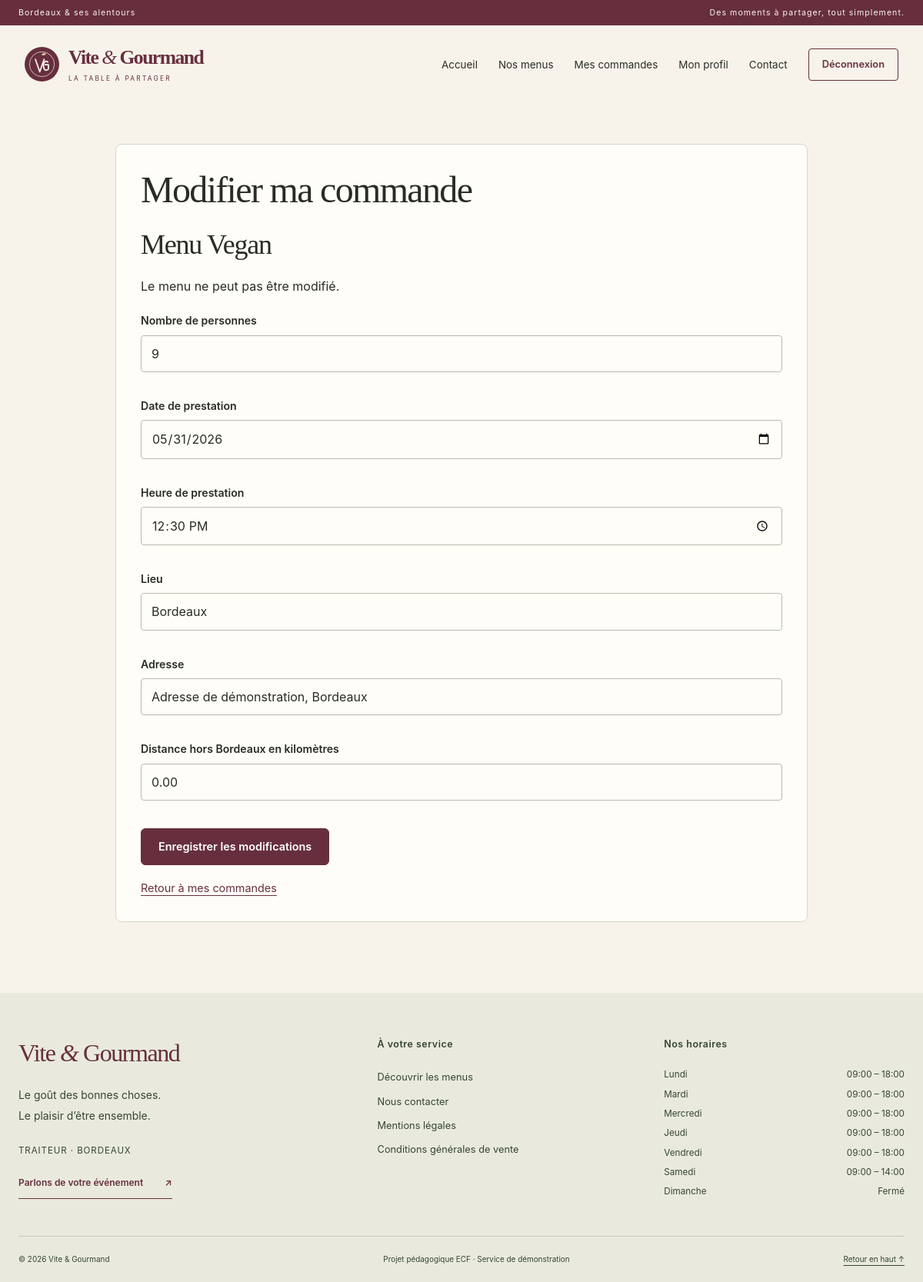
The page /modifier-commande.php?id=2 (signed in) on the database its author committed.
### tables this page shows
CREATE TABLE `commandes` (
    `id` INT NOT NULL AUTO_INCREMENT,

    `user_id` INT NOT NULL,
    `menu_id` INT NOT NULL,

    `nb_personnes` INT NOT NULL,
    `prix_total` DECIMAL(10,2) NOT NULL,

    `date_prestation` DATE DEFAULT NULL,
    `heure_prestation` TIME DEFAULT NULL,
    `lieu_prestation` VARCHAR(255) DEFAULT NULL,
    `adresse_prestation` VARCHAR(255) DEFAULT NULL,

    `distance_km` DECIMAL(10,2) NOT NULL DEFAULT 0,
    `frais_livraison` DECIMAL(10,2) NOT NULL DEFAULT 0,
    `remise_pourcentage` DECIMAL(5,2) NOT NULL DEFAULT 0,

    `statut` VARCHAR(50) NOT NULL DEFAULT 'en attente',

    `mode_contact_annulation` VARCHAR(100) DEFAULT NULL,
    `motif_annulation` TEXT DEFAULT NULL,
    `date_annulation` DATETIME DEFAULT NULL,

    `date_debut_attente_retour` DATETIME DEFAULT NULL,
    `date_retour_materiel` DATETIME DEFAULT NULL,
    `materiel_retourne` TINYINT(1) NOT NULL DEFAULT 0,
    `frais_retard_materiel` DECIMAL(10,2) NOT NULL DEFAULT 0,

    `notification_retard_envoyee` TINYINT(1) NOT NULL DEFAULT 0,
    `date_notification_retard` DATETIME DEFAULT NULL,

    `created_at` TIMESTAMP NOT NULL DEFAULT CURRENT_TIMESTAMP,
    `updated_at` TIMESTAMP NOT NULL DEFAULT CURRENT_TIMESTAMP
        ON UPDATE CURRENT_TIMESTAMP,

    PRIMARY KEY (`id`),

    KEY `idx_commandes_user` (`user_id`),
    KEY `idx_commandes_menu` (`menu_id`),
    KEY `idx_commandes_statut` (`statut`),
    KEY `idx_commandes_created_menu` (`created_at`, `menu_id`),

    CONSTRAINT `fk_commandes_user`
        FOREIGN KEY (`user_id`)
        REFERENCES `users` (`id`),

    CONSTRAINT `fk_commandes_menu`
        FOREIGN KEY (`menu_id`)
        REFERENCES `menus` (`id`)

);

CREATE TABLE `menus` (
    `id` INT NOT NULL AUTO_INCREMENT,
    `titre` VARCHAR(255) NOT NULL,
    `description` TEXT NOT NULL,
    `prix` DECIMAL(10,2) NOT NULL,
    `nb_personnes_min` INT NOT NULL,

    `theme` VARCHAR(100) DEFAULT NULL,
    `regime` VARCHAR(100) DEFAULT NULL,

    `stock_disponible` INT NOT NULL DEFAULT 0,

    `conditions_menu` TEXT DEFAULT NULL,
    `delai_commande_heures` INT DEFAULT NULL,

    `actif` TINYINT(1) NOT NULL DEFAULT 1,

    PRIMARY KEY (`id`)
);

CREATE TABLE `horaires` (
    `id` INT NOT NULL AUTO_INCREMENT,
    `jour` VARCHAR(20) NOT NULL,
    `heure_ouverture` TIME DEFAULT NULL,
    `heure_fermeture` TIME DEFAULT NULL,
    `ferme` TINYINT(1) NOT NULL DEFAULT 0,

    PRIMARY KEY (`id`),
    UNIQUE KEY `jour` (`jour`)
);

### Config/security.php (called while the page is built, shortened)
<?php
function e(mixed $value): string
{
    return htmlspecialchars((string) $value, ENT_QUOTES | ENT_SUBSTITUTE, 'UTF-8');
}

### Public/modifier-commande.php (the view, shortened to what this page needs)
<?php
require_once __DIR__ . '/../Config/database.php';
$id = positiveId($_GET['id'] ?? null);
$userId = (int) $_SESSION['user_id'];
$stmt = $pdo->prepare('SELECT c.*, m.titre, m.nb_personnes_min FROM commandes c JOIN menus m ON m.id = c.menu_id WHERE c.id = ? AND c.user_id = ?');
$stmt->execute([$id, $userId]);
$commande = $stmt->fetch(PDO::FETCH_ASSOC);
$commande['heure_prestation'] = substr($commande['heure_prestation'], 0, 5);
?>
<?php require_once __DIR__ . '/../Templates/layout.php';
renderHeader('Modifier ma commande'); ?>
<section class="content-panel">
    <h1>
        Modifier ma commande
    </h1>
    <h2>
        <?= htmlspecialchars($commande['titre']) ?>
    </h2>
    <p>
        Le menu ne peut pas être modifié.
    </p>
    <form method="POST">
        <label for="nb_personnes">
            Nombre de personnes
        </label>
        <input
            type="number"
            id="nb_personnes"
            name="nb_personnes"
            min="<?= (int) $commande['nb_personnes_min'] ?>"
            value="<?= (int) $commande['nb_personnes'] ?>"
            required
        >
        <label for="date_prestation">
            Date de prestation
        </label>
        <input
            type="date"
            id="date_prestation"
            name="date_prestation"
            value="<?= htmlspecialchars($commande['date_prestation'] ?? '') ?>"
            required
        >
        <label for="heure_prestation">
            Heure de prestation
        </label>
        <input
            type="time"
            id="heure_prestation"
            name="heure_prestation"
            value="<?= htmlspecialchars($commande['heure_prestation'] ?? '') ?>"
            required
        >
        <label for="lieu_prestation">
            Lieu
        </label>
        <input
            type="text"
            id="lieu_prestation"
            name="lieu_prestation"
            value="<?= htmlspecialchars($commande['lieu_prestation'] ?? '') ?>"
            required
        >
        <label for="adresse_prestation">
            Adresse
        </label>
        <input
            type="text"
            id="adresse_prestation"
            name="adresse_prestation"
            value="<?= htmlspecialchars($commande['adresse_prestation'] ?? '') ?>"
            required
        >
        <label for="distance_km">
            Distance hors Bordeaux en kilomètres
        </label>
        <input
            type="number"
            id="distance_km"
            name="distance_km"
            min="0"
            step="0.1"
            value="<?= htmlspecialchars($commande['distance_km'] ?? 0) ?>"
        >
        <button type="submit">
            Enregistrer les modifications
        </button>
    </form>
    <a
        class="retour"
        href="mes-commandes.php"
    >
        Retour à mes commandes
    </a>
</section>
<?php renderFooter($pdo); ?>

### Templates/layout.php (shortened to what this page needs)
<?php
require_once __DIR__ . '/../Config/security.php';
function renderHeader(string $title): void
{
    $role = $_SESSION['role'] ?? '';
    $staff = in_array($role, ['admin', 'employe'], true);
    $links = $staff
        ? ['admin-commandes.php' => 'Commandes', 'admin-menus.php' => 'Menus', 'admin-plats.php' => 'Plats', 'admin-horaires.php' => 'Horaires', 'admin-avis.php' => 'Avis']
        : ['index.php' => 'Accueil', 'menus.php' => 'Nos menus'];
    if ($role === 'admin') {
        $links = ['admin-statistiques.php' => 'Statistiques'] + $links + ['admin-employes.php' => 'Équipe'];
    } elseif ($role === 'utilisateur') {
        $links += ['mes-commandes.php' => 'Mes commandes', 'mon-profil.php' => 'Mon profil'];
    }
    if (!$staff) {
        $links['contact.php'] = 'Contact';
    }
    $current = basename($_SERVER['SCRIPT_NAME'] ?? '');
    ?>
<!DOCTYPE html>
<html lang="fr">
<head>
    <link rel="stylesheet" href="style.css?v=<?= filemtime(__DIR__ . '/../Public/style.css') ?>">
</head>
<body class="<?= $staff ? 'staff-page' : 'public-page' ?>">
<div class="announcement">
    <span>Bordeaux & ses alentours</span>
    <span>Des moments à partager, tout simplement.</span>
</div>
<header class="site-header">
    <a class="brand" href="index.php" aria-label="Vite et Gourmand, accueil">
        <img src="assets/images/embleme.svg" alt="" width="45" height="45">
        <span>Vite <i>&</i> Gourmand<small>LA TABLE À PARTAGER</small></span>
    </a>
    <nav id="main-navigation" class="navbar-links" aria-label="Navigation principale">
        <?php foreach ($links as $href => $label): ?>
            <a href="<?= e($href) ?>" <?= $current === $href ? 'aria-current="page"' : '' ?>><?= e($label) ?></a>
        <?php endforeach; ?>
        <?php if (isset($_SESSION['user_id'])): ?>
            <form method="post" action="logout.php" class="logout-form">
                <button class="nav-account" type="submit">Déconnexion</button>
            </form>
        <?php else: ?>
            <a class="nav-account" href="login.php" <?= $current === 'login.php' ? 'aria-current="page"' : '' ?>>Mon espace <span aria-hidden="true">↗</span></a>
        <?php endif; ?>
    </nav>
</header>
<main id="main-content" class="page-shell">
<?php
}
function renderFooter(PDO $pdo): void
{
    $rows = $pdo->query('SELECT jour, heure_ouverture, heure_fermeture, ferme FROM horaires')->fetchAll(PDO::FETCH_ASSOC);
    $horaires = [];
    foreach ($rows as $row) {
        $horaires[strtolower($row['jour'])] = $row;
    }
    ?>
</main>
<footer class="site-footer">
    <div class="footer-grid">
        <div class="footer-intro">
            <a class="footer-brand" href="index.php">Vite <i>&</i> Gourmand</a>
            <p>Le goût des bonnes choses.<br>Le plaisir d’être ensemble.</p>
            <p class="footer-location">Traiteur · Bordeaux</p>
            <a href="contact.php" class="text-link">Parlons de votre événement <span aria-hidden="true">↗</span></a>
        </div>
        <div>
            <h2>À votre service</h2>
            <ul class="footer-links">
                <li><a href="menus.php">Découvrir les menus</a></li>
                <li><a href="contact.php">Nous contacter</a></li>
                <li><a href="mentions-legales.php">Mentions légales</a></li>
                <li><a href="cgv.php">Conditions générales de vente</a></li>
            </ul>
        </div>
        <div>
            <h2>Nos horaires</h2>
            <dl class="opening-hours">
                <?php foreach (['Lundi', 'Mardi', 'Mercredi', 'Jeudi', 'Vendredi', 'Samedi', 'Dimanche'] as $jour): $h = $horaires[strtolower($jour)] ?? null; ?>
                    <div>
                        <dt><?= $jour ?></dt>
                        <dd>
                            <?php if (!$h): ?>
                                Non renseigné
                            <?php elseif ((int) $h['ferme'] === 1): ?>
                                Fermé
                            <?php else: ?>
                                <?= e(substr((string) $h['heure_ouverture'], 0, 5)) ?> – <?= e(substr((string) $h['heure_fermeture'], 0, 5)) ?>
                            <?php endif; ?>
                        </dd>
                    </div>
                <?php endforeach; ?>
            </dl>
        </div>
    </div>
    <div class="footer-bottom">
        <span>© <?= date('Y') ?> Vite & Gourmand</span>
        <span>Projet pédagogique ECF · Service de démonstration</span>
        <a href="#main-content">Retour en haut ↑</a>
    </div>
</footer>
</body>
</html>
<?php
}

### rows shown on the page
commandes: menu.titre "Menu Vegan", nb_personnes "9", date_prestation "05/31/2026", lieu_prestation "Bordeaux", adresse_prestation "Adresse de démonstration, Bordeaux", distance_km "0.00"
horaires: jour "Lundi", heure_ouverture "09:00", heure_fermeture "18:00"
horaires: jour "Mardi", heure_ouverture "09:00", heure_fermeture "18:00"
horaires: jour "Mercredi", heure_ouverture "09:00", heure_fermeture "18:00"
horaires: jour "Jeudi", heure_ouverture "09:00", heure_fermeture "18:00"
horaires: jour "Vendredi", heure_ouverture "09:00", heure_fermeture "18:00"
horaires: jour "Samedi", heure_ouverture "09:00", heure_fermeture "14:00"

### other values the page prints
$label "Accueil"
$label "Nos menus"
$label "Mes commandes"
$label "Mon profil"
$label "Contact"
$jour "Dimanche"
